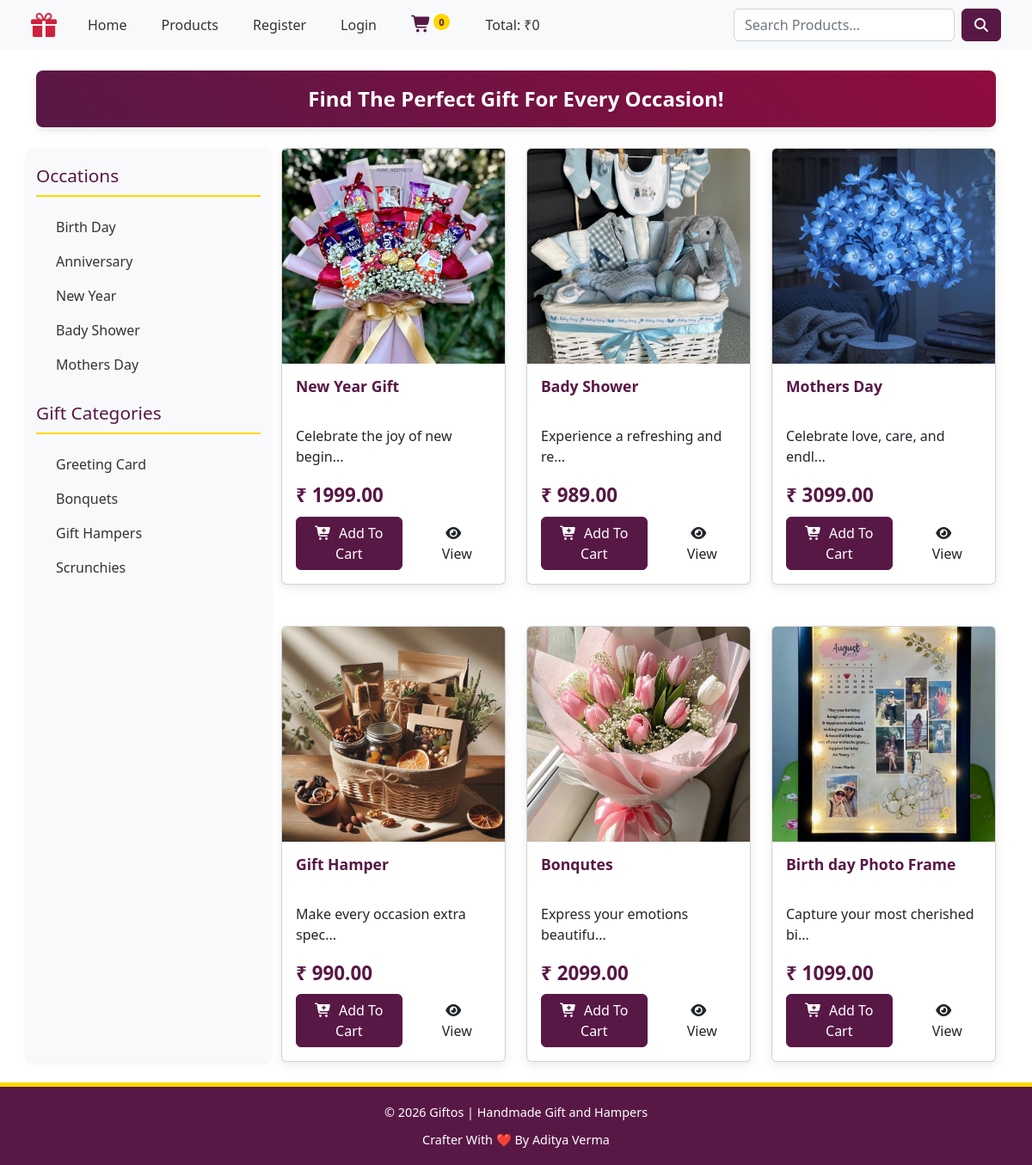
The page / on the database its author committed.
### tables this page shows
CREATE TABLE IF NOT EXISTS `occasions` (
  `occasion_id` int NOT NULL AUTO_INCREMENT,
  `occasion_title` varchar(255) NOT NULL,
  PRIMARY KEY (`occasion_id`)
);

CREATE TABLE IF NOT EXISTS `gift_categories` (
  `category_id` int NOT NULL AUTO_INCREMENT,
  `category_title` varchar(255) NOT NULL,
  PRIMARY KEY (`category_id`)
);

CREATE TABLE IF NOT EXISTS `products` (
  `product_id` int NOT NULL AUTO_INCREMENT,
  `product_title` varchar(255) NOT NULL,
  `product_description` varchar(255) DEFAULT NULL,
  `product_keywords` varchar(255) NOT NULL,
  `occasion_id` int NOT NULL,
  `category_id` int NOT NULL,
  `product_image1` varchar(255) NOT NULL,
  `product_image2` varchar(255) NOT NULL,
  `product_image3` varchar(255) NOT NULL,
  `product_price` decimal(10,2) NOT NULL,
  `status` enum('active','inactive') NOT NULL,
  `created_at` timestamp NOT NULL,
  PRIMARY KEY (`product_id`)
);

### functions/common_function.php (the view, shortened to what this page needs)
<?php
function get_occasion(){
    global $con;
    $query = "SELECT * FROM occasions";
    $result = mysqli_query($con, $query);
    while($row = mysqli_fetch_assoc($result)){
        $occasion_id = $row['occasion_id'];
        $occasion_title = $row['occasion_title'];
        echo "<li class='nav-item'><a href='index.php?occasion=$occasion_id' class='nav-link'>$occasion_title</a></li>";
    };
}
function get_gift_categories(){
    global $con;
    $query = "SELECT * FROM gift_categories";
    $result = mysqli_query($con, $query);
    while($row = mysqli_fetch_assoc($result)){
        $category_id = $row['category_id'];
        $category_title = $row['category_title'];
        echo "<li class='nav-item'><a href='index.php?category=$category_id' class='nav-link'>$category_title</a></li>";
    };
}
function get_products(){
    global $con;
    if(!isset($_GET['category']) && !isset($_GET['occasion'])){
    $query = "SELECT * FROM products ORDER BY RAND() LIMIT 0,9";
    $result = mysqli_query($con, $query);
    while($row = mysqli_fetch_assoc($result)){
        $product_id = $row['product_id'];
        $product_title  = $row['product_title'];
        $product_description = $row['product_description'];
        $product_image1 = $row['product_image1'];
        $product_price = $row['product_price'];
        echo "<div class='col-md-4 mb-4'>
                    <div class='card'>
                        <img src='admin/product_images/$product_image1' class='card-img-top' style='height:250px;' alt='...'>
                        <div class='card-body'>
                            <h5 class='card-title'>$product_title</h5>
                            <p class='card-text'>".substr($product_description,0,30)."...</p>
                            <span class='card-price'> &#8377; $product_price</span>
                            <div class='card-actions d-flex gap-4 mt-2'>
                             <a href='index.php?add_to_cart=$product_id' class='btn btn-custom'><i class='fas fa-cart-plus me-2'></i>Add To Cart</a>
                             <a href='product_details.php?product_id=$product_id' class='btn btn-view-product'><i class='fas fa-eye me-2'></i>View</a>
                            </div>
                        </div>
                    </div>
                </div>";
    }
  }
}
function cart_item(){
    $count = 0;
    echo $count;
}
function total_price(){
    $total=0;
    echo $total;
}
?>

### includes/header.php (shortened to what this page needs)
<?php
$path_prefix = "";
?>
<!DOCTYPE html>
<html lang="en">
<head>
    <link rel="stylesheet" href="<?php echo $path_prefix; ?>style/style.css">
    <link rel="stylesheet" href="<?php echo $path_prefix; ?>style/bootstrap.min.css">
    <link rel="stylesheet" href="https://cdnjs.cloudflare.com/ajax/libs/font-awesome/7.0.1/css/all.min.css" />
</head>
<body>

### includes/navbar.php (shortened to what this page needs)
<?php
if(!isset($base_url)){
$base_url = "/php_project/e-commerce/";
}
function get_absolute_link($path, $base_url){
  $clean_path = ltrim($path, './');
  return rtrim($base_url, '/').'/'.$clean_path;
}
?>
<nav class="navbar navbar-expand-lg navbar-light bg-light sticky-top px-4">
    <div class="container-fluid">
        <a class="navbar-brand logo-link" href="<?php echo get_absolute_link('index.php', $base_url)?>">
            <img src="<?php echo get_absolute_link('./images/favicon.png', $base_url); ?>" alt="" class="d-inline-block align-text-top glram-top img-fluid" style="height: 30px;">
        </a>
        <div class="collapse navbar-collapse" id="navbarSupportedContent">
            <ul class="navbar-nav me-auto mb-2 mb-lg-0">
                <li class="nav-item">
                    <a class="nav-link"  href="<?php echo get_absolute_link('index.php', $base_url)?>">Home</a>
                </li>
                <li class="nav-item">
                    <a class="nav-link" href="<?php echo get_absolute_link('display_all.php', $base_url)?>">Products</a>
                </li>
                <?php
                    if(isset($_SESSION['username'])){
                        echo "<li class='nav-item'>
                                <a class='nav-link' href='".get_absolute_link('user/profile.php', $base_url)."'>My Account</a>
                            </li>";
                    }else{
                        echo "<li class='nav-item'>
                                <a class='nav-link' href='".get_absolute_link('user/user_registration.php', $base_url)."'>Register</a>
                            </li>";
                    }
                ?>
                <?php
                    if(!isset($_SESSION['username'])){
                        echo "<li class='nav-item'>
                                <a class='nav-link' href='".get_absolute_link('user/user_login.php', $base_url)."'>Login</a>
                            </li>";
                    }
                ?>
                <li class="nav-item">
                    <a class="nav-link" href="<?php echo get_absolute_link('card.php', $base_url)?>"><i class="fa-solid fa-cart-shopping"></i>
                        <sup><?php cart_item();?></sup>
                    </a>
                </li>
                <li class="nav-item">
                    <a class="nav-link" href="#">Total: &#8377;<?php total_price(); ?></a>
                </li>
            </ul>
            <form class="d-flex" role="search" action="<?php echo get_absolute_link('search_product.php', $base_url)?>" method="GET">
                <input class="form-control me-2" type="search" placeholder="Search Products..." style="min-width: 200px;" name="search_data"/>
                <button class="btn btn-custom" type="submit" name="search_data_product">
                    <i class="fas fa-search"></i>
                </button>
            </form>
        </div>
    </div>
</nav>

### index.php (shortened to what this page needs)
<?php
include('./includes/connect.php');
include('./functions/common_function.php');
include('./includes/header.php');
?>
<?php include('./includes/navbar.php') ?>
<div class="container my-4">
    <div class="hero-banner">Find The Perfect Gift For Every Occasion!</div>
</div>
<div class="container">
    <div class="row">
        <div class="col-lg-3 mb-4 sidebar">
            <h4>Occations</h4>
            <ul class="navbar-nav">
                <?php get_occasion(); ?>
            </ul>
            <h4 class="mt-4">Gift Categories</h4>
            <ul class="navbar-nav">
                <?php get_gift_categories(); ?>
            </ul>
        </div>
        <div class="col-lg-9">
            <div class="row g-4">
                <?php get_products();
                ?>
            </div>
        </div>
    </div>
</div>
<?php include('./includes/footer.php') ?>

### includes/footer.php (shortened to what this page needs)
<footer class="footer admin-footer mt-auto py-3">
    <div class="container text-center">
        <p class="mb-1">&copy;  <?php echo date('Y') ?> Giftos | Handmade Gift and Hampers</p>
        <p class="mb-0">Crafter With ❤️ By Aditya Verma</p>
    </div>
</footer>
</body>
</html>

### style/style.css (style rules this page uses)
:root { --primary-color: #581845; --secondary-color: #FFD700; --accent-color: #900C3F; --light-bg: #F8F9FA; --dark-text: #333; --font-family-main: 'Poppins', sans-serif; --font-family-logo: 'Garamond', serif; }
body { font-family: var(--font-family-main); color: var(--dark-text); background-color: #fff; display: flex; flex-direction: column; min-height: 100vh; }
h1, h2, h3, h4, h5, h6 { color: var(--primary-color); font-weight: 600; }
a { color: var(--primary-color); text-decoration: none; transition: color 0.3s ease; }
.navbar { background-color: #fff; border-bottom: 1px solid var(--light-bg); }
.nav-link { font-weight: 500; color: var(--dark-text) !important; margin: 0 5px; padding: 8px 15px !important; border-radius: 5px; transition: background-color 0.3s ease; }
.fa-cart-shopping { color: var(--primary-color); font-size: 1.2rem; }
.nav-link sup { background-color: var(--secondary-color); color: var(--primary-color); border-radius: 50%; padding: 2px 6px; font-size: 0.7rem; font-weight: 700; position: relative; top: -5px; left: -2px; }
.btn-custom { background-color: var(--primary-color); color: #fff; border: 1px solid var(--primary-color); font-weight: 500; padding: 8px 15px; transition: background-color 0.3s ease, border-color 0.3s ease; }
.hero-banner { background: linear-gradient(45deg, var(--primary-color), var(--accent-color)); color: #fff; padding: 2.5rem; text-align: center; font-size: 1.75rem; font-weight: 700; border-radius: 10px; box-shadow: 0 4px 10px rgba(0, 0, 0, 0.1); }
.sidebar { background-color: var(--light-bg); padding: 20px; border-radius: 8px; box-shadow: 0 2px 5px rgba(0, 0, 0, 0.05); }
.sidebar h4 { border-bottom: 2px solid var(--secondary-color); padding-bottom: 10px; margin-bottom: 15px; color: var(--primary-color); font-size: 1.3rem; }
.sidebar ul { list-style: none; padding: 0; }
.sidebar li a { display: block; padding: 8px 0; color: var(--dark-text); transition: all 0.2s ease; border-left: 3px solid transparent; }
.card { border: none; box-shadow: 0 4px 12px rgba(0, 0, 0, 0.08); transition: transform 0.3s ease, box-shadow 0.3s ease; border-radius: 8px; }
.card-img-top { height: 250px; object-fit: cover; border-top-left-radius: 8px; border-top-right-radius: 8px; }
.card-title { font-size: 1.1rem; font-weight: 600; min-height: 48px; }
.card-price { color: var(--primary-color); font-size: 1.4rem; font-weight: 700; margin-bottom: 10px; }
.footer { background-color: var(--primary-color); color: #fff; text-align: center; margin-top: auto; border-top: 5px solid var(--secondary-color); }
.footer p { margin-bottom: 0; padding: 3px 0; font-size: 0.9rem; }
.btn-custom { background-color: #581845 !important; border-color: #581845 !important; color: white !important; }
.hero-banner { background-color: #581845; color: white; padding: 15px; text-align: center; font-size: 1.5rem; font-weight: bold; border-radius: 8px; }

### rows shown on the page
occasions: occasion_title "Birth Day"
occasions: occasion_title "Anniversary"
occasions: occasion_title "New Year"
occasions: occasion_title "Bady Shower"
occasions: occasion_title "Mothers Day"
gift_categories: category_title "Greeting Card"
gift_categories: category_title "Bonquets"
gift_categories: category_title "Gift Hampers"
gift_categories: category_title "Scrunchies"
products: product_image1 (picture), product_title "New Year Gift", product_description "Celebrate the joy of new begin", product_price "1999.00"
products: product_image1 (picture), product_title "Bady Shower", product_description "Experience a refreshing and re", product_price "989.00"
products: product_image1 (picture), product_title "Mothers Day", product_description "Celebrate love, care, and endl", product_price "3099.00"
products: product_image1 (picture), product_title "Gift Hamper", product_description "Make every occasion extra spec", product_price "990.00"
products: product_image1 (picture), product_title "Bonqutes", product_description "Express your emotions beautifu", product_price "2099.00"
products: product_image1 (picture), product_title "Birth day Photo Frame", product_description "Capture your most cherished bi", product_price "1099.00"

### other values the page prints
$count "0"
$total "0"
